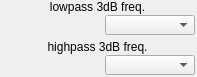
   <widget class="caFrame" name="caFrame_0">
    <property name="geometry">
     <rect>
      <x>110</x>
      <y>62</y>
      <width>197</width>
      <height>77</height>
     </rect>
    </property>
    <widget class="caGraphics" name="caRectangle_2">
     <property name="geometry">
      <rect>
       <x>0</x>
       <y>55</y>
       <width>195</width>
       <height>20</height>
      </rect>
     </property>
     <property name="foreground">
      <color>
       <red>115</red>
       <green>223</green>
       <blue>255</blue>
      </color>
     </property>
     <property name="linestyle" stdset="0">
      <enum>caGraphics::Solid</enum>
     </property>
     <property name="fillstyle" stdset="0">
      <enum>caGraphics::Filled</enum>
     </property>
     <property name="lineSize">
      <number>5</number>
     </property>
     <property name="lineColor">
      <color>
       <red>115</red>
       <green>223</green>
       <blue>255</blue>
      </color>
     </property>
     <property name="form">
      <enum>caGraphics::Rectangle</enum>
     </property>
    </widget>
    <widget class="caLabel" name="caLabel_2">
     <property name="geometry">
      <rect>
       <x>0</x>
       <y>0</y>
       <width>195</width>
       <height>14</height>
      </rect>
     </property>
     <property name="text">
      <string>lowpass 3dB freq.</string>
     </property>
     <property name="alignment">
      <set>Qt::AlignAbsolute|Qt::AlignCenter|Qt::AlignHCenter|Qt::AlignVCenter</set>
     </property>
     <property name="fontScaleMode">
      <enum>ESimpleLabel::WidthAndHeight</enum>
     </property>
     <property name="foreground">
      <color>
       <red>0</red>
       <green>0</green>
       <blue>0</blue>
      </color>
     </property>
     <property name="background">
      <color alpha="0">
       <red>0</red>
       <green>0</green>
       <blue>0</blue>
      </color>
     </property>
     <property name="frameShape">
      <enum>QFrame::NoFrame</enum>
     </property>
    </widget>
    <widget class="caLabel" name="caLabel_3">
     <property name="geometry">
      <rect>
       <x>0</x>
       <y>40</y>
       <width>195</width>
       <height>14</height>
      </rect>
     </property>
     <property name="text">
      <string>highpass 3dB freq.</string>
     </property>
     <property name="alignment">
      <set>Qt::AlignAbsolute|Qt::AlignCenter|Qt::AlignHCenter|Qt::AlignVCenter</set>
     </property>
     <property name="fontScaleMode">
      <enum>ESimpleLabel::WidthAndHeight</enum>
     </property>
     <property name="foreground">
      <color>
       <red>0</red>
       <green>0</green>
       <blue>0</blue>
      </color>
     </property>
     <property name="background">
      <color alpha="0">
       <red>0</red>
       <green>0</green>
       <blue>0</blue>
      </color>
     </property>
     <property name="frameShape">
      <enum>QFrame::NoFrame</enum>
     </property>
    </widget>
    <widget class="caSlider" name="caSlider_0">
     <property name="geometry">
      <rect>
       <x>0</x>
       <y>15</y>
       <width>105</width>
       <height>20</height>
      </rect>
     </property>
     <property name="scalePosition">
      <enum>QwtSlider::NoScale</enum>
     </property>
     <property name="channel" stdset="0">
      <string>$(P)$(A)low_freq.VAL</string>
     </property>
     <property name="direction">
      <enum>caSlider::Right</enum>
     </property>
     <property name="foreground">
      <color>
       <red>0</red>
       <green>0</green>
       <blue>0</blue>
      </color>
     </property>
     <property name="background">
      <color>
       <red>115</red>
       <green>223</green>
       <blue>255</blue>
      </color>
     </property>
     <property name="colorMode">
      <enum>caSlider::Static</enum>
     </property>
     <property name="highLimitMode">
      <enum>caSlider::Channel</enum>
     </property>
     <property name="maxValue">
      <double>1.000000000000000</double>
     </property>
     <property name="lowLimitMode">
      <enum>caSlider::Channel</enum>
     </property>
     <property name="minValue">
      <double>0.000000000000000</double>
     </property>
     <property name="precisionMode">
      <enum>caSlider::Channel</enum>
     </property>
     <property name="incrementValue">
      <double>1.000000000000000</double>
     </property>
     <property name="scaleValueEnabled">
      <bool>false</bool>
     </property>
     <property name="autoFocus">
      <bool>true</bool>
     </property>
    </widget>
    <widget class="caMenu" name="caMenu_0">
     <property name="geometry">
      <rect>
       <x>105</x>
       <y>15</y>
       <width>90</width>
       <height>20</height>
      </rect>
     </property>
     <property name="channel" stdset="0">
      <string>$(P)$(A)low_freq.VAL</string>
     </property>
     <property name="colorMode">
      <enum>caMenu::Static</enum>
     </property>
     <property name="foreground">
      <color>
       <red>0</red>
       <green>0</green>
       <blue>0</blue>
      </color>
     </property>
     <property name="background">
      <color>
       <red>115</red>
       <green>223</green>
       <blue>255</blue>
      </color>
     </property>
    </widget>
    <widget class="caSlider" name="caSlider_1">
     <property name="geometry">
      <rect>
       <x>0</x>
       <y>55</y>
       <width>85</width>
       <height>20</height>
      </rect>
     </property>
     <property name="scalePosition">
      <enum>QwtSlider::NoScale</enum>
     </property>
     <property name="channel" stdset="0">
      <string>$(P)$(A)high_freq.VAL</string>
     </property>
     <property name="direction">
      <enum>caSlider::Right</enum>
     </property>
     <property name="foreground">
      <color>
       <red>0</red>
       <green>0</green>
       <blue>0</blue>
      </color>
     </property>
     <property name="background">
      <color>
       <red>115</red>
       <green>223</green>
       <blue>255</blue>
      </color>
     </property>
     <property name="colorMode">
      <enum>caSlider::Static</enum>
     </property>
     <property name="highLimitMode">
      <enum>caSlider::Channel</enum>
     </property>
     <property name="maxValue">
      <double>1.000000000000000</double>
     </property>
     <property name="lowLimitMode">
      <enum>caSlider::Channel</enum>
     </property>
     <property name="minValue">
      <double>0.000000000000000</double>
     </property>
     <property name="precisionMode">
      <enum>caSlider::Channel</enum>
     </property>
     <property name="incrementValue">
      <double>1.000000000000000</double>
     </property>
     <property name="scaleValueEnabled">
      <bool>false</bool>
     </property>
     <property name="autoFocus">
      <bool>true</bool>
     </property>
    </widget>
    <widget class="caMenu" name="caMenu_1">
     <property name="geometry">
      <rect>
       <x>105</x>
       <y>55</y>
       <width>90</width>
       <height>20</height>
      </rect>
     </property>
     <property name="channel" stdset="0">
      <string>$(P)$(A)high_freq.VAL</string>
     </property>
     <property name="colorMode">
      <enum>caMenu::Static</enum>
     </property>
     <property name="foreground">
      <color>
       <red>0</red>
       <green>0</green>
       <blue>0</blue>
      </color>
     </property>
     <property name="background">
      <color>
       <red>115</red>
       <green>223</green>
       <blue>255</blue>
      </color>
     </property>
    </widget>
   </widget>
